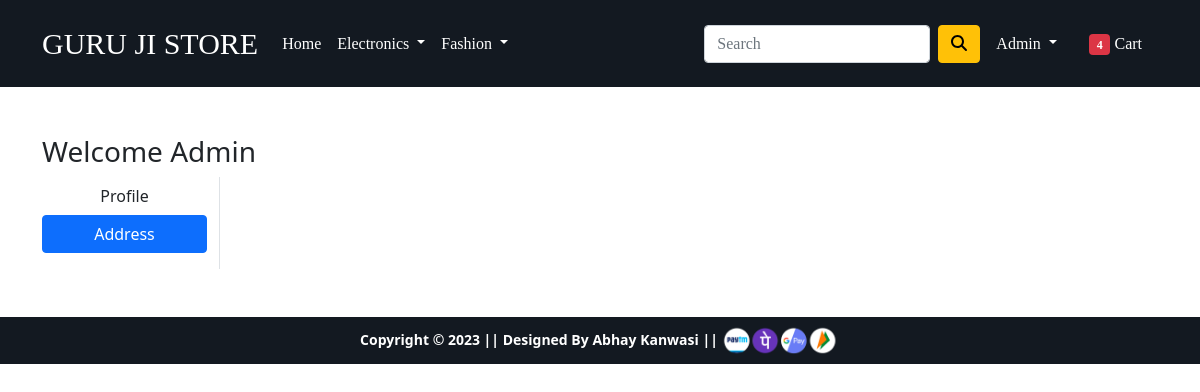
/address/ (signed in), run on an earlier commit of the app's database.
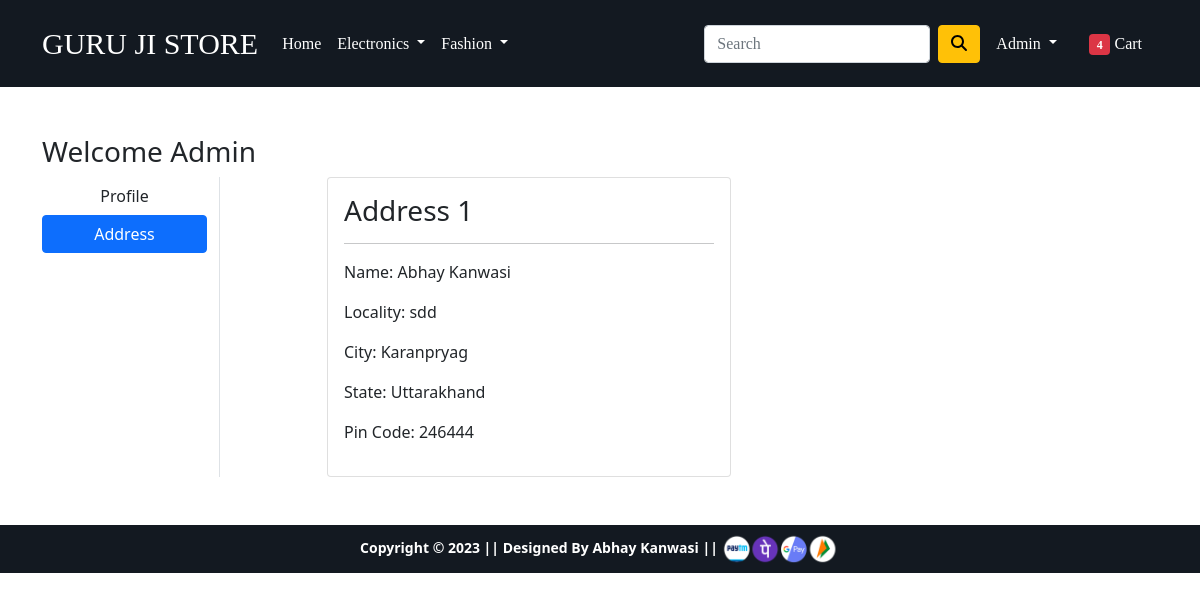
And on a later commit of the database.
### app/models.py (models this page shows, shortened)
class Customer(models.Model):
    user = models.ForeignKey(User, on_delete=models.CASCADE)
    name = models.CharField(max_length=200)
    locality = models.CharField(max_length=200)
    city = models.CharField(max_length=50)
    zipcode = models.IntegerField()
    state = models.CharField(choices=STATE_CHOICES, max_length=50)

### app/views.py (the view)
# urls.py: path('address/', views.address, name='address'),
@login_required
def address(request):
 current_user_address = Customer.objects.filter(user = request.user)
 return render(request, 'app/address.html', {'current_user_address' : current_user_address, 'active' : 'btn-primary'})

### app/templates/app/address.html (shortened to what this page needs)
{% extends 'app/base.html' %}
{% load static %}
{% block main-content %}
<div class="container my-5">
 <div class="row">
 <h3>Welcome {{request.user|capfirst}}</h3>
  <div class="col-sm-2 border-end">
   <ul class="list-unstyled">
    <li class="d-grid"><a href="{% url 'profile' %}" class="btn">Profile</a></li>
    <li class="d-grid"><a href="{% url 'address' %}" class="btn {{active}}">Address</a></li>
   </ul>
  </div>
  <div class="col-sm-9 offset-sm-1">
   <div class="row">
    {% for addresses in current_user_address %}
    <div class="col-sm-6">
     <div class="card">
      <div class="card-body">
       <h3>Address {{forloop.counter}}</h3><hr>
       <p>Name: {{addresses.name}}</p>
       <p>Locality: {{addresses.locality}}</p>
       <p>City: {{addresses.city}}</p>
       <p>State: {{addresses.state}}</p>
       <p>Pin Code: {{addresses.zipcode}}</p>
      </div>
     </div>
    </div>
    {% endfor %}
   </div>
  </div>
 </div>
</div>
{% endblock main-content %}

What changed in the data, as far as the page shows it:
added Customer: name "Abhay Kanwasi", locality "sdd", city "Karanpryag", state "Uttarakhand", zipcode "246444"
